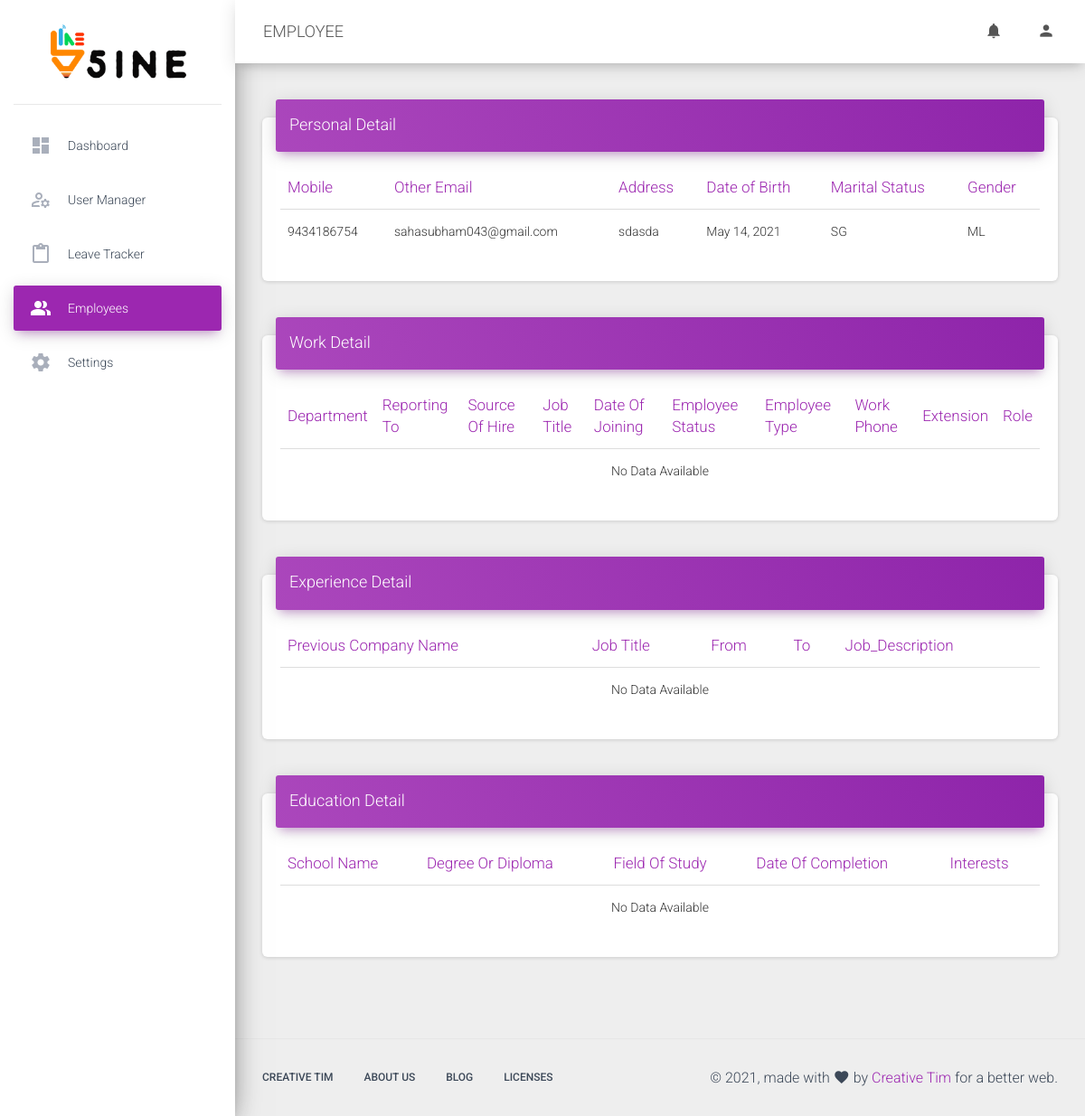
/user/employees/view/23/ (signed in), run on the app's committed database.
### employee/models.py (models this page shows, shortened)
class Personal(models.Model):
    SINGLE = 'SG'
    MARRIED = 'MD'
    MALE = 'ML'
    FEMALE = 'FL'
    MARITAL_STATUS_CHOICES = [
        (SINGLE, 'Single'),
        (MARRIED, 'Married'),
    ]
    GENDER_CHOICES = [
        (MALE, 'Male'),
        (FEMALE, 'Female'),
    ]
    Employee = models.OneToOneField(settings.AUTH_USER_MODEL, null=True, blank=True, on_delete=models.CASCADE, related_name='employee',)
    Mobile_Phone = models.CharField(max_length=50, blank=True, null=True)
    Other_Email = models.CharField(max_length=50, blank=True, null=True)
    Address = models.TextField(blank=True, null=True)
    Date_Of_Birth = models.DateField(auto_now=False, auto_now_add=False,  default=timezone.now)
    MARITAL_STATUS = models.CharField(
        max_length=2,
        choices=MARITAL_STATUS_CHOICES,
        default=SINGLE,
    )
    Gender = models.CharField(
        max_length=2,
        choices=GENDER_CHOICES,
        default=MALE,
    )
    timestamp = models.DateTimeField(auto_now_add=True)

### UserAuth/views.py (the view)
# urls.py: path('employees/view/<str:pk>/', EmployeeDetailTable, name="employee"),
@login_required
def EmployeeDetailTable(request, pk):
    try:
        userNotif = UserNotification.objects.get(Employee=request.user.id)
    except:
        userNotif = False
    try:
        personalDetail = Personal.objects.get(Employee=pk)
    except:
        personalDetail = {'empty':True}
    try:
        workDetail = work.objects.get(Employee=pk)
    except:
        workDetail = {'empty':True}
    try:
        experienceDetail = Experience.objects.get(Employee=pk)
    except:
        experienceDetail = {'empty':True}
    try:
        educationDetail = Education.objects.get(Employee=pk)
    except:
        educationDetail = {'empty':True}
    return render(request, 'employeedetailTable.html', {'personalDetail':personalDetail, 'workDetail':workDetail, 'experienceDetail':experienceDetail, 'educationDetail':educationDetail, 'userNotif': userNotif})

### UserAuth/templates/employeedetailTable.html (shortened to what this page needs)
{% extends 'base.html' %}
{% load static %}
{% block css %}
<link href="{% static 'css/toastr.css'%}" rel="stylesheet" />
{% endblock %}
{% block content %}
{% include 'navbar.html' with userNotif=userNotif %}
      <div class="content">
        <div class="container-fluid">
          <div class="row">
            <div class="col-md-12">
              <div class="card">
                <div class="card-header card-header-primary">
                  <h4 class="card-title ">Personal Detail</h4>
                </div>
                <div class="card-body">
                  <div class="table-responsive">
                    <table class="table">
                      <thead class=" text-primary">
                        <th>
                            Mobile
                        </th>
                        <th>
                          Other Email
                        </th>
                        <th>
                          Address
                        </th>
                        <th>
                          Date of Birth
                        </th>
                        <th>
                          Marital Status
                        </th>
                        <th>
                          Gender
                        </th>
                      </thead>
                      <tbody>
                          {% if not personalDetail.empty %}
                        <tr>
                          <td>
                            {{personalDetail.Mobile_Phone}}
                          </td>
                          <td>
                            {{personalDetail.Other_Email}}
                          </td>
                          <td>
                            {{personalDetail.Address}}
                          </td>
                          <td>
                            {{personalDetail.Date_Of_Birth}}
                          </td>
                          <td>
                            {{personalDetail.MARITAL_STATUS}}
                          </td>
                          <td>
                            {{personalDetail.Gender}}
                          </td>
                        </tr>
                        {% else %}
                        <tr>
                            <td colspan="6" style="text-align: center;">No Data Available</td>
                        </tr>
                        {% endif %}
                        </tbody>
                    </table>
                  </div>
                </div>
              </div>
              <div class="card mt-2">
                <div class="card-header card-header-primary">
                  <h4 class="card-title ">Work Detail</h4>
                </div>
                <div class="card-body">
                  <div class="table-responsive">
                    <table class="table">
                      <thead class=" text-primary">
                        <th>
                          Department
                        </th>
                        <th>
                          Reporting To
                        </th>
                        <th>
                          Source Of Hire
                        </th>
                        <th>
                          Job Title
                        </th>
                        <th>
                          Date Of Joining
                        </th>
                        <th>
                          Employee Status
                        </th>
                        <th>
                          Employee Type
                        </th>
                        <th>
                          Work Phone
                        </th>
                        <th>
                          Extension
                        </th>
                        <th>
                          Role
                        </th>
                      </thead>
                      <tbody>
                          {% if not workDetail.empty %}
                        <tr>
                          <td>
                            {{workDetail.Department}}
                          </td>
                          <td>
                            {{workDetail.Reporting_To}}
                          </td>
                          <td>
                            {{workDetail.Source_Of_Hire}}
                          </td>
                          <td>
                            {{workDetail.Title}}
                          </td>
                          <td>
                            {{workDetail.Date_Of_Joining}}
                          </td>
                          <td>
                            {{workDetail.Employee_Status}}
                          </td>
                          <td>
                            {{workDetail.Employee_Type}}
                          </td>
                          <td>
                            {{workDetail.Work_Phone}}
                          </td>
                          <td>
                            {{workDetail.Extension}}
                          </td>
                          <td>
                            {{workDetail.Role}}
                          </td>
                        </tr>
                        {% else %}
                        <tr>
                            <td colspan="10" style="text-align: center;">No Data Available</td>
                        </tr>
                        {% endif %}
                        </tbody>
                    </table>
                  </div>
                </div>
              </div>
              <div class="card mt-2">
                <div class="card-header card-header-primary">
                  <h4 class="card-title ">Experience Detail</h4>
                </div>
                <div class="card-body">
                  <div class="table-responsive">
                    <table class="table">
                      <thead class=" text-primary">
                        <th>
                          Previous Company Name
                        </th>
                        <th>
                          Job Title
                        </th>
                        <th>
                          From
                        </th>
                        <th>
                          To
                        </th>
                        <th>
                          Job_Description
                        </th>
                      </thead>
                      <tbody>
                          {% if not experienceDetail.empty %}
                        <tr>
                          <td>
                            {{experienceDetail.Previous_Company_Name}}
                          </td>
                          <td>
                            {{experienceDetail.Job_Title}}
                          </td>
                          <td>
                            {{experienceDetail.From}}
                          </td>
                          <td>
                            {{experienceDetail.To}}
                          </td>
                          <td>
                            {{experienceDetail.Job_Description}}
                          </td>
                        </tr>
                        {% else %}
                        <tr>
                            <td colspan="5" style="text-align: center;">No Data Available</td>
                        </tr>
                        {% endif %}
                        </tbody>
                    </table>
                  </div>
                </div>
              </div>
              <div class="card mt-2">
                <div class="card-header card-header-primary">
                  <h4 class="card-title ">Education Detail</h4>
                </div>
                <div class="card-body">
                  <div class="table-responsive">
                    <table class="table">
                      <thead class=" text-primary">
                        <th>
                          School Name
                        </th>
                        <th>
                          Degree Or Diploma
                        </th>
                        <th>
                          Field Of Study
                        </th>
                        <th>
                          Date Of Completion
                        </th>
                        <th>
                          Interests
                        </th>
                      </thead>
                      <tbody>
                          {% if not educationDetail.empty %}
                        <tr>
                          <td>
                            {{educationDetail.School_Name}}
                          </td>
                          <td>
                            {{educationDetail.Degree_Or_Diploma}}
                          </td>
                          <td>
                            {{educationDetail.Field_Of_Study}}
                          </td>
                          <td>
                            {{educationDetail.Date_Of_Completion}}
                          </td>
                          <td>
                            {{educationDetail.Interests}}
                          </td>
                        </tr>
                        {% else %}
                        <tr>
                            <td colspan="5" style="text-align: center;">No Data Available</td>
                        </tr>
                        {% endif %}
                        </tbody>
                    </table>
                  </div>
                </div>
              </div>
            </div>
          </div>
        </div>
      </div>
{% endblock %}

### UserAuth/templates/employeedetailTable.html (style rules this page uses)
table { overflow-x: scroll; display:table; }
.card { margin-bottom: 60px; }

### data on the page
Personal: Mobile_Phone "9434186754", Other_Email "sahasubham043@gmail.com", Address "sdasda", Date_Of_Birth "May 14, 2021", MARITAL_STATUS "SG", Gender "ML"

### other printed values
{{ request.resolver_match.url_name }} "EMPLOYEE"
